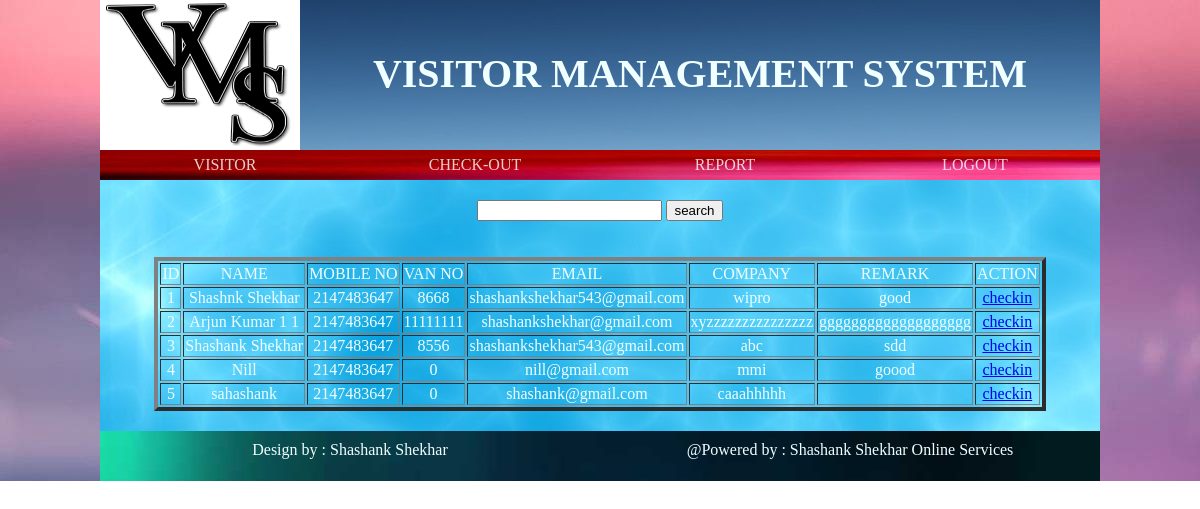
Page /searchresult.php on the committed database.
### tables this page shows
CREATE TABLE `visitorinfo` (
  `id` int(5) NOT NULL,
  `name` varchar(100) NOT NULL,
  `mobileno` int(10) NOT NULL,
  `vanno` int(11) NOT NULL,
  `email` varchar(100) NOT NULL,
  `company` varchar(100) NOT NULL,
  `remark` varchar(100) NOT NULL,
  `image` int(11) NOT NULL
);

### searchresult.php (the view, shortened to what this page needs)
<?php
include("connection.php");
$name='';
if(isset($_GET['search']))
{
	$name=$_GET['name'];
	$query="select * from visitorinfo where name='$name'";
}
else{
$query="select * from visitorinfo";
}
$run=mysqli_query($link,$query);
?>
<!doctype html>
<html>
<head>
<link rel="stylesheet" href="vvsitor.css">
</head>
<body>
<div class="container">
<div class="wrapper">
<div class="header">
	<div class="logo"><img src="image/images.png" width="200" height="150"></div>
	<div class="title">VISITOR MANAGEMENT SYSTEM</div>
</div>
<div class="menu">
	 <li><a href="information.php">Visitor</a></li>
	 <li><a href="checkout.php">Check-out</a></li>
	 <li><a href="report.php">Report</a></li>
     <li><a href="logout.php">Logout</a></li>
</div>
<div class="content6">
<form>
	<input type="text" name="name" value="<?php echo $name;?>">
	<input type="submit" name="search" value="search">
</form><br><br>
<table border="4" align="center">
	<tr>
		<td> ID</td>
		<td> NAME</td>
		<td> MOBILE NO</td>
		<td> VAN NO</td>
		<td> EMAIL</td>
		<td> COMPANY</td>
		<td> REMARK</td>
		<td> ACTION</td>
	</tr>
	<?php
	while($array=mysqli_fetch_assoc($run))
	{
		?>
		<tr>
			<td><?php echo $array['id']?></td>
			<td><?php echo $array['name']?></td>
			<td><?php echo $array['mobileno']?></td>
			<td><?php echo $array['vanno']?></td>
			<td><?php echo $array['email']?></td>
			<td><?php echo $array['company']?></td>
			<td><?php echo $array['remark']?></td>
			<td> <a href="otherinfo.php?id=<?php echo $array['id'];?>">
			checkin</a></td>
		</tr>
		<?php
	}
	?>
</table>
</div>
<div class="footer">
    <table width="983" height="55" border="0" valign="middle">
 		<div class="design">Design by : Shashank Shekhar</div>
 		<div class="poweredby">@Powered by : Shashank Shekhar Online Services</div>
    </table>
</div>
</div>
</div>
</body>
</html>

### vvsitor.css (style rules this page uses)
.header { width:1000px; height:150px; }
.logo { width: 200px; height:150px; background-color:#E8E2E2; float:left; }
.title { width: 800px; height: 100px; font-size:40px; float: left; position:relative; background-image: url(image/bg6.jpg); padding-top: 50px; font-weight: bold; }
body { margin:0px; padding:0px; text-align: center; color:azure; background-image:url(image/Blue-Color-Wallpaper-Desktop.jpg); font-style:normal; }
.container { width:1000; height: auto; background-image:url(image/Water.jpg) }
.wrapper { margin:0 auto; width:1000px; }
.menu { line-height: 30px; width:1000px; height:30px; background-image: url(image/vivid_colors-wide.jpg) }
.menu li { display: inline-block; width: 250px; height: 30px; line-height: 30px; opacity: .8; float: left; }
.menu li a { color: white; }
.menu a { text-decoration: none; text-transform: uppercase; display: block; color: darkred; }
.content6 { width: 1000px; height: auto; padding-top: 20px; padding-bottom: 20px; background-image: url(image/IMG_444322.jpg); }
.footer { width: 1000px; height: 50px; font-family:"alex-brush"; background-image: url(image/IMG_444308.jpg); }
.design { width: 500px; height: 50px; float: left; padding-top: 10px; }
.poweredby { width: 500px; height: 50px; float: left; padding-top: 10px; }

### rows in the picture
visitorinfo: id "1", name "Shashnk Shekhar", mobileno "2147483647", vanno "8668", email "shashankshekhar543@gmail.com", company "wipro", remark "good"
visitorinfo: id "2", name "Arjun Kumar 1 1", mobileno "2147483647", vanno "11111111", email "shashankshekhar@gmail.com", company "xyzzzzzzzzzzzzzzz", remark "ggggggggggggggggggg"
visitorinfo: id "3", name "Shashank Shekhar", mobileno "2147483647", vanno "8556", email "shashankshekhar543@gmail.com", company "abc", remark "sdd"
visitorinfo: id "4", name "Nill", mobileno "2147483647", vanno "0", email "nill@gmail.com", company "mmi", remark "goood"
visitorinfo: id "5", name "sahashank", mobileno "2147483647", vanno "0", email "shashank@gmail.com", company "caaahhhhh"
